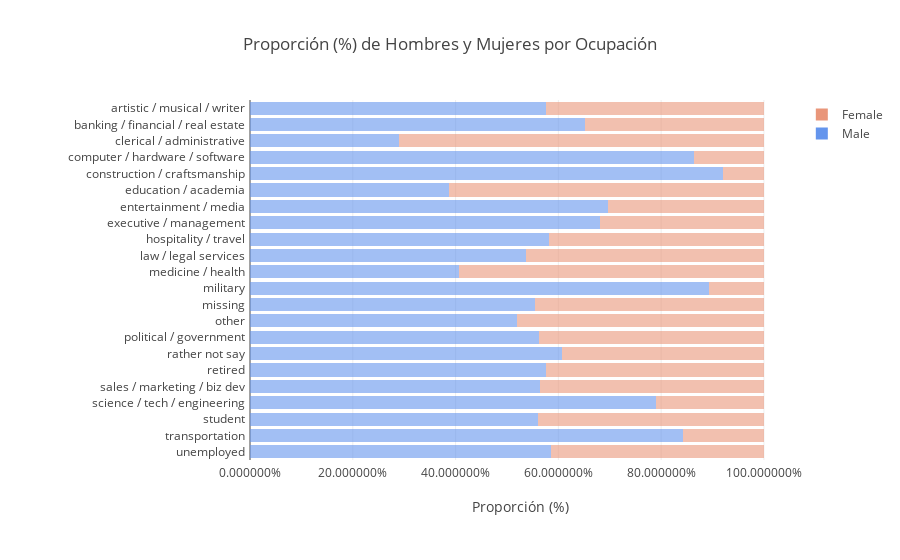

Notebook code cell kept with this figure:
### Code cell
jobs_m = sorted(list(set(df_m.job.unique()) - set("missing")), reverse=True)
jobs_f = sorted(list(set(df_f.job.unique()) - set("missing")), reverse=True)

trace1 = go.Bar(
    y=jobs_m,
    x=[len(df_m[df_m.job==x])/len(df.loc[df.job == x])  for x in jobs_m],
    marker=dict(color="cornflowerblue",
            opacity=0.6),name='Male',orientation='h'
)
trace2 = go.Bar(
    y=jobs_f,
    x=[len(df_f[df_f.job==x])/len(df.loc[df.job == x])   for x in jobs_f],
    marker=dict(color="darksalmon",
            opacity=0.6),
    name='Female',orientation='h'
)

data = [trace1, trace2]
layout = go.Layout(
    barmode='stack', margin=go.layout.Margin(
        l=250,
        r=50,
        b=100,
        t=100,
        pad=4
    ),
    title = 'Proporción (%) de Hombres y Mujeres por Ocupación',
     xaxis = dict(title = 'Proporción (%)',
        hoverformat = '.2%', tickformat= '%'
    )
)

fig = go.Figure(data=data, layout=layout)
iplot(fig)

### Figure 1 — Plotly figure (JSON) as saved in the notebook; plotly's stock layout.template omitted (floating-point values rounded to 4 significant figures)
{"data": [{"marker": {"color": "cornflowerblue", "opacity": 0.6}, "name": "Male", "orientation": "h", "type": "bar", "uid": "187d56a5-d952-4fe5-9bb5-025716e9c4b1", "x": [0.5861, 0.8415, 0.5594, 0.7904, 0.5637, 0.576, 0.6078, 0.5621, 0.5198, 0.554, 0.8922, 0.4057, 0.5366, 0.5821, 0.6818, 0.6973, 0.3866, 0.9207, 0.8639, 0.2894, 0.6514, 0.576], "y": ["unemployed", "transportation", "student", "science / tech / engineering", "sales / marketing / biz dev", "retired", "rather not say", "political / government", "other", "missing", "military", "medicine / health", "law / legal services", "hospitality / travel", "executive / management", "entertainment / media", "education / academia", "construction / craftsmanship", "computer / hardware / software", "clerical / administrative", "banking / financial / real estate", "artistic / musical / writer"]}, {"marker": {"color": "darksalmon", "opacity": 0.6}, "name": "Female", "orientation": "h", "type": "bar", "uid": "12cc28ac-7d07-4c7d-a395-bd99f19453e4", "x": [0.4139, 0.1585, 0.4406, 0.2096, 0.4363, 0.424, 0.3922, 0.4379, 0.4802, 0.446, 0.1078, 0.5943, 0.4634, 0.4179, 0.3182, 0.3027, 0.6134, 0.07933, 0.1361, 0.7106, 0.3486, 0.424], "y": ["unemployed", "transportation", "student", "science / tech / engineering", "sales / marketing / biz dev", "retired", "rather not say", "political / government", "other", "missing", "military", "medicine / health", "law / legal services", "hospitality / travel", "executive / management", "entertainment / media", "education / academia", "construction / craftsmanship", "computer / hardware / software", "clerical / administrative", "banking / financial / real estate", "artistic / musical / writer"]}], "layout": {"barmode": "stack", "margin": {"b": 100, "l": 250, "pad": 4, "r": 50, "t": 100}, "title": {"text": "Proporción (%) de Hombres y Mujeres por Ocupación"}, "xaxis": {"hoverformat": ".2%", "tickformat": "%", "title": {"text": "Proporción (%)"}}}}
